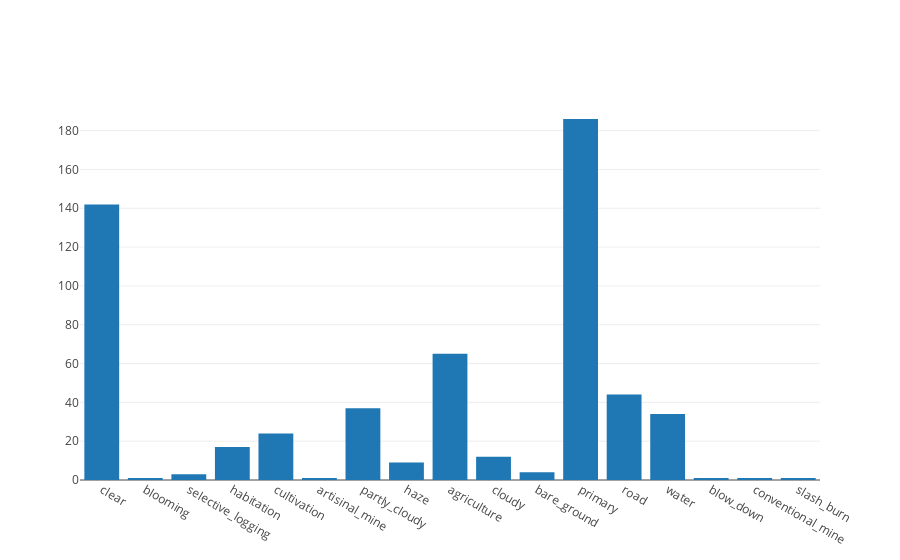

Notebook code for this chart:
### Code cell
plot_tags_distribution(to_tagging(Y_valid))

### Figure 1 — Plotly figure (JSON) as saved in the notebook; plotly's stock layout.template omitted (floating-point values rounded to 4 significant figures)
{"data": [{"type": "bar", "x": ["clear", "blooming", "selective_logging", "habitation", "cultivation", "artisinal_mine", "partly_cloudy", "haze", "agriculture", "cloudy", "bare_ground", "primary", "road", "water", "blow_down", "conventional_mine", "slash_burn"], "y": [142, 1, 3, 17, 24, 1, 37, 9, 65, 12, 4, 186, 44, 34, 1, 1, 1]}], "layout": {}}
